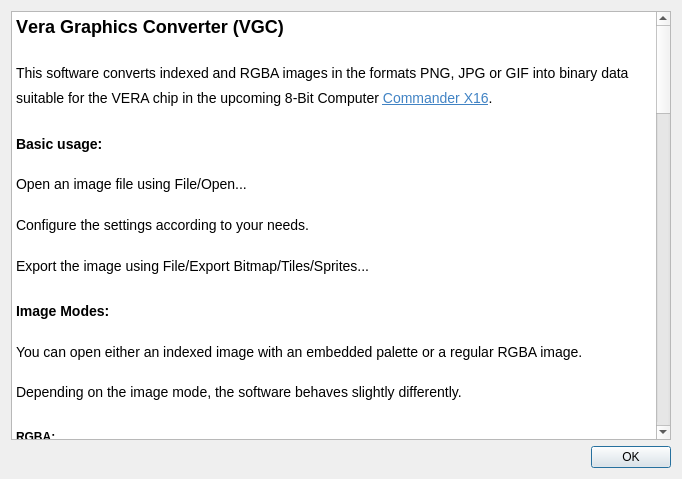
<?xml version="1.0" encoding="UTF-8"?>
<ui version="4.0">
 <class>Help</class>
 <widget class="QDialog" name="Help">
  <property name="geometry">
   <rect>
    <x>0</x>
    <y>0</y>
    <width>682</width>
    <height>479</height>
   </rect>
  </property>
  <property name="windowTitle">
   <string>Help</string>
  </property>
  <layout class="QGridLayout" name="gridLayout">
   <item row="0" column="0">
    <layout class="QVBoxLayout" name="verticalLayout">
     <item>
      <widget class="QTextEdit" name="textEdit">
       <property name="undoRedoEnabled">
        <bool>false</bool>
       </property>
       <property name="html">
        <string>&lt;!DOCTYPE HTML PUBLIC &quot;-//W3C//DTD HTML 4.0//EN&quot; &quot;http://www.w3.org/TR/REC-html40/strict.dtd&quot;&gt;
&lt;html&gt;&lt;head&gt;&lt;meta name=&quot;qrichtext&quot; content=&quot;1&quot; /&gt;&lt;title&gt;Readme&lt;/title&gt;&lt;style type=&quot;text/css&quot;&gt;
p, li { white-space: pre-wrap; }
&lt;/style&gt;&lt;/head&gt;&lt;body style=&quot; font-family:'.AppleSystemUIFont'; font-size:13pt; font-weight:400; font-style:normal;&quot; bgcolor=&quot;#ffffff&quot;&gt;
&lt;h2 style=&quot; margin-top:20px; margin-bottom:10px; margin-left:0px; margin-right:0px; -qt-block-indent:0; text-indent:0px; line-height:160%;&quot;&gt;&lt;a name=&quot;toc_0&quot;&gt;&lt;/a&gt;&lt;span style=&quot; font-family:'Helvetica','arial','sans-serif'; font-size:x-large; font-weight:600; color:#000000;&quot;&gt;V&lt;/span&gt;&lt;span style=&quot; font-family:'Helvetica','arial','sans-serif'; font-size:x-large; font-weight:600; color:#000000;&quot;&gt;era Graphics Converter (VGC)&lt;/span&gt;&lt;span style=&quot; font-family:'Helvetica','arial','sans-serif'; font-size:x-large; font-weight:600;&quot;&gt; &lt;/span&gt;&lt;/h2&gt;
&lt;p style=&quot; margin-top:15px; margin-bottom:15px; margin-left:0px; margin-right:0px; -qt-block-indent:0; text-indent:0px; line-height:160%;&quot;&gt;&lt;span style=&quot; font-family:'Helvetica','arial','sans-serif'; font-size:14px;&quot;&gt;This software converts indexed and RGBA images in the formats PNG, JPG or GIF into binary data suitable for the VERA chip in the upcoming 8-Bit Computer &lt;/span&gt;&lt;a href=&quot;https://www.commanderx16.com&quot;&gt;&lt;span style=&quot; font-family:'Helvetica','arial','sans-serif'; font-size:14px; text-decoration: underline; color:#4183c4;&quot;&gt;Commander X16&lt;/span&gt;&lt;/a&gt;&lt;span style=&quot; font-family:'Helvetica','arial','sans-serif'; font-size:14px;&quot;&gt;. &lt;/span&gt;&lt;/p&gt;
&lt;h3 style=&quot; margin-top:20px; margin-bottom:10px; margin-left:0px; margin-right:0px; -qt-block-indent:0; text-indent:0px; line-height:160%;&quot;&gt;&lt;a name=&quot;toc_1&quot;&gt;&lt;/a&gt;&lt;span style=&quot; font-family:'Helvetica','arial','sans-serif'; font-size:large; font-weight:600;&quot;&gt;B&lt;/span&gt;&lt;span style=&quot; font-family:'Helvetica','arial','sans-serif'; font-size:large; font-weight:600;&quot;&gt;asic usage:&lt;/span&gt;&lt;span style=&quot; font-family:'Helvetica','arial','sans-serif'; font-size:large; font-weight:600;&quot;&gt; &lt;/span&gt;&lt;/h3&gt;
&lt;p style=&quot; margin-top:15px; margin-bottom:15px; margin-left:0px; margin-right:0px; -qt-block-indent:0; text-indent:0px; line-height:160%;&quot;&gt;&lt;span style=&quot; font-family:'Helvetica','arial','sans-serif'; font-size:14px;&quot;&gt;Open an image file using File/Open... &lt;/span&gt;&lt;/p&gt;
&lt;p style=&quot; margin-top:15px; margin-bottom:15px; margin-left:0px; margin-right:0px; -qt-block-indent:0; text-indent:0px; line-height:160%;&quot;&gt;&lt;span style=&quot; font-family:'Helvetica','arial','sans-serif'; font-size:14px;&quot;&gt;Configure the settings according to your needs. &lt;/span&gt;&lt;/p&gt;
&lt;p style=&quot; margin-top:15px; margin-bottom:15px; margin-left:0px; margin-right:0px; -qt-block-indent:0; text-indent:0px; line-height:160%;&quot;&gt;&lt;span style=&quot; font-family:'Helvetica','arial','sans-serif'; font-size:14px;&quot;&gt;Export the image using File/Export Bitmap/Tiles/Sprites... &lt;/span&gt;&lt;/p&gt;
&lt;h3 style=&quot; margin-top:20px; margin-bottom:10px; margin-left:0px; margin-right:0px; -qt-block-indent:0; text-indent:0px; line-height:160%;&quot;&gt;&lt;a name=&quot;toc_2&quot;&gt;&lt;/a&gt;&lt;span style=&quot; font-family:'Helvetica','arial','sans-serif'; font-size:large; font-weight:600;&quot;&gt;I&lt;/span&gt;&lt;span style=&quot; font-family:'Helvetica','arial','sans-serif'; font-size:large; font-weight:600;&quot;&gt;mage Modes:&lt;/span&gt;&lt;span style=&quot; font-family:'Helvetica','arial','sans-serif'; font-size:large; font-weight:600;&quot;&gt; &lt;/span&gt;&lt;/h3&gt;
&lt;p style=&quot; margin-top:15px; margin-bottom:15px; margin-left:0px; margin-right:0px; -qt-block-indent:0; text-indent:0px; line-height:160%;&quot;&gt;&lt;span style=&quot; font-family:'Helvetica','arial','sans-serif'; font-size:14px;&quot;&gt;You can open either an indexed image with an embedded palette or a regular RGBA image. &lt;/span&gt;&lt;/p&gt;
&lt;p style=&quot; margin-top:15px; margin-bottom:15px; margin-left:0px; margin-right:0px; -qt-block-indent:0; text-indent:0px; line-height:160%;&quot;&gt;&lt;span style=&quot; font-family:'Helvetica','arial','sans-serif'; font-size:14px;&quot;&gt;Depending on the image mode, the software behaves slightly differently. &lt;/span&gt;&lt;/p&gt;
&lt;h4 style=&quot; margin-top:20px; margin-bottom:10px; margin-left:0px; margin-right:0px; -qt-block-indent:0; text-indent:0px; line-height:160%;&quot;&gt;&lt;a name=&quot;toc_3&quot;&gt;&lt;/a&gt;&lt;span style=&quot; font-family:'Helvetica','arial','sans-serif'; font-size:medium; font-weight:600;&quot;&gt;R&lt;/span&gt;&lt;span style=&quot; font-family:'Helvetica','arial','sans-serif'; font-size:medium; font-weight:600;&quot;&gt;GBA:&lt;/span&gt;&lt;span style=&quot; font-family:'Helvetica','arial','sans-serif'; font-size:medium; font-weight:600;&quot;&gt; &lt;/span&gt;&lt;/h4&gt;
&lt;p style=&quot; margin-top:15px; margin-bottom:15px; margin-left:0px; margin-right:0px; -qt-block-indent:0; text-indent:0px; line-height:160%;&quot;&gt;&lt;span style=&quot; font-family:'Helvetica','arial','sans-serif'; font-size:14px;&quot;&gt;In RGBA mode, VGC needs to match the pixel colors to the colors in the palette. This can be done by comparing color similarity in RGB (Red, Green, Blue), HSL (Hue, Saturation, Lightness) or HSV (Hue, Saturation, Brightness) mode. Select the conversion strategy that works best for your image. Ideally load a palette that matches all colors in the image. &lt;/span&gt;&lt;/p&gt;
&lt;p style=&quot; margin-top:15px; margin-bottom:15px; margin-left:0px; margin-right:0px; -qt-block-indent:0; text-indent:0px; line-height:160%;&quot;&gt;&lt;span style=&quot; font-family:'Helvetica','arial','sans-serif'; font-size:14px;&quot;&gt;You can specify the bit depth of the image by changing the pixel mode. 1 Bit per Pixel results in 2 colors, 2 Bits per Pixel result in 4 colors, 4 Bits per Pixel result in 16 colors and 8 Bits per Pixel uses the whole palette of 256 colors. &lt;/span&gt;&lt;/p&gt;
&lt;p style=&quot; margin-top:15px; margin-bottom:15px; margin-left:0px; margin-right:0px; -qt-block-indent:0; text-indent:0px; line-height:160%;&quot;&gt;&lt;span style=&quot; font-family:'Helvetica','arial','sans-serif'; font-size:14px;&quot;&gt;The colors usable by the image depend on the palette offset. &lt;/span&gt;&lt;/p&gt;
&lt;h4 style=&quot; margin-top:20px; margin-bottom:10px; margin-left:0px; margin-right:0px; -qt-block-indent:0; text-indent:0px; line-height:160%;&quot;&gt;&lt;a name=&quot;toc_4&quot;&gt;&lt;/a&gt;&lt;span style=&quot; font-family:'Helvetica','arial','sans-serif'; font-size:medium; font-weight:600;&quot;&gt;I&lt;/span&gt;&lt;span style=&quot; font-family:'Helvetica','arial','sans-serif'; font-size:medium; font-weight:600;&quot;&gt;ndexed:&lt;/span&gt;&lt;span style=&quot; font-family:'Helvetica','arial','sans-serif'; font-size:medium; font-weight:600;&quot;&gt; &lt;/span&gt;&lt;/h4&gt;
&lt;p style=&quot; margin-top:15px; margin-bottom:15px; margin-left:0px; margin-right:0px; -qt-block-indent:0; text-indent:0px; line-height:160%;&quot;&gt;&lt;span style=&quot; font-family:'Helvetica','arial','sans-serif'; font-size:14px;&quot;&gt;In indexed mode VGC assumes that all pixels in the image have the correct index. It is still necessary to select the correct palette offset to give a correct export. On export the palette offset is subtracted and the index value capped on the selected pixel mode. &lt;/span&gt;&lt;/p&gt;
&lt;h4 style=&quot; margin-top:20px; margin-bottom:10px; margin-left:0px; margin-right:0px; -qt-block-indent:0; text-indent:0px; line-height:160%;&quot;&gt;&lt;a name=&quot;toc_5&quot;&gt;&lt;/a&gt;&lt;span style=&quot; font-family:'Helvetica','arial','sans-serif'; font-size:medium; font-weight:600;&quot;&gt;T&lt;/span&gt;&lt;span style=&quot; font-family:'Helvetica','arial','sans-serif'; font-size:medium; font-weight:600;&quot;&gt;ransparency&lt;/span&gt;&lt;span style=&quot; font-family:'Helvetica','arial','sans-serif'; font-size:medium; font-weight:600;&quot;&gt; &lt;/span&gt;&lt;/h4&gt;
&lt;p style=&quot; margin-top:15px; margin-bottom:15px; margin-left:0px; margin-right:0px; -qt-block-indent:0; text-indent:0px; line-height:160%;&quot;&gt;&lt;span style=&quot; font-family:'Helvetica','arial','sans-serif'; font-size:14px;&quot;&gt;Any pixel in the image that has an alpha value of 255 is set to the index selected in &amp;quot;Transparent Color Index&amp;quot;. The minimum value is the palette offset. &lt;/span&gt;&lt;/p&gt;
&lt;h4 style=&quot; margin-top:20px; margin-bottom:10px; margin-left:0px; margin-right:0px; -qt-block-indent:0; text-indent:0px; line-height:160%;&quot;&gt;&lt;a name=&quot;toc_6&quot;&gt;&lt;/a&gt;&lt;span style=&quot; font-family:'Helvetica','arial','sans-serif'; font-size:medium; font-weight:600;&quot;&gt;I&lt;/span&gt;&lt;span style=&quot; font-family:'Helvetica','arial','sans-serif'; font-size:medium; font-weight:600;&quot;&gt;mage Mode:&lt;/span&gt;&lt;span style=&quot; font-family:'Helvetica','arial','sans-serif'; font-size:medium; font-weight:600;&quot;&gt; &lt;/span&gt;&lt;/h4&gt;
&lt;p style=&quot; margin-top:15px; margin-bottom:15px; margin-left:0px; margin-right:0px; -qt-block-indent:0; text-indent:0px; line-height:160%;&quot;&gt;&lt;span style=&quot; font-family:'Helvetica','arial','sans-serif'; font-size:14px;&quot;&gt;The VERA Graphic chip has three modes. Bitmap, tiled with a tile dimension of 8 * 8 pixels and tiled with a tile dimension of 16 * 16 pixels. Both tile modes split the image in separate tiles and limit their number to 256, since the VERA chip cannot address more than 256 tiles. It is also possible to limit their number even further. &lt;/span&gt;&lt;/p&gt;
&lt;p style=&quot; margin-top:15px; margin-bottom:15px; margin-left:0px; margin-right:0px; -qt-block-indent:0; text-indent:0px; line-height:160%;&quot;&gt;&lt;span style=&quot; font-family:'Helvetica','arial','sans-serif'; font-size:14px;&quot;&gt;To use a tile mode the width and height of your image must be divisible by 8 or 16. &lt;/span&gt;&lt;/p&gt;
&lt;p style=&quot; margin-top:15px; margin-bottom:15px; margin-left:0px; margin-right:0px; -qt-block-indent:0; text-indent:0px; line-height:160%;&quot;&gt;&lt;span style=&quot; font-family:'Helvetica','arial','sans-serif'; font-size:14px;&quot;&gt;The VERA chips supports 4 different resolutions: 640x480, 320x480, 640x240 and 320x240. VGC does not enforce these resolutions. &lt;/span&gt;&lt;/p&gt;
&lt;p style=&quot; margin-top:15px; margin-bottom:15px; margin-left:0px; margin-right:0px; -qt-block-indent:0; text-indent:0px; line-height:160%;&quot;&gt;&lt;span style=&quot; font-family:'Helvetica','arial','sans-serif'; font-size:14px;&quot;&gt;It is also possible to generate sprite maps. In sprite mode the tiles can have 8, 16, 32 or 64 pixels in width or height. They are however limited to 128 tiles, and similarly, the source images dimensions have to be divisible by the tile dimensions. Sprites can only have a color depth of 4 or 8 Bits per Pixel. &lt;/span&gt;&lt;/p&gt;
&lt;h4 style=&quot; margin-top:20px; margin-bottom:10px; margin-left:0px; margin-right:0px; -qt-block-indent:0; text-indent:0px; line-height:160%;&quot;&gt;&lt;a name=&quot;toc_7&quot;&gt;&lt;/a&gt;&lt;span style=&quot; font-family:'Helvetica','arial','sans-serif'; font-size:medium; font-weight:600;&quot;&gt;P&lt;/span&gt;&lt;span style=&quot; font-family:'Helvetica','arial','sans-serif'; font-size:medium; font-weight:600;&quot;&gt;RG File Header&lt;/span&gt;&lt;span style=&quot; font-family:'Helvetica','arial','sans-serif'; font-size:medium; font-weight:600;&quot;&gt; &lt;/span&gt;&lt;/h4&gt;
&lt;p style=&quot; margin-top:15px; margin-bottom:15px; margin-left:0px; margin-right:0px; -qt-block-indent:0; text-indent:0px; line-height:160%;&quot;&gt;&lt;span style=&quot; font-family:'Helvetica','arial','sans-serif'; font-size:14px;&quot;&gt;It is possible to save the exported binary file with 2 leading bytes. This is necessary for some load routines in the Commander X16 Kernal. &lt;/span&gt;&lt;/p&gt;
&lt;h4 style=&quot; margin-top:20px; margin-bottom:10px; margin-left:0px; margin-right:0px; -qt-block-indent:0; text-indent:0px; line-height:160%;&quot;&gt;&lt;a name=&quot;toc_8&quot;&gt;&lt;/a&gt;&lt;span style=&quot; font-family:'Helvetica','arial','sans-serif'; font-size:medium; font-weight:600;&quot;&gt;S&lt;/span&gt;&lt;span style=&quot; font-family:'Helvetica','arial','sans-serif'; font-size:medium; font-weight:600;&quot;&gt;plitting files&lt;/span&gt;&lt;span style=&quot; font-family:'Helvetica','arial','sans-serif'; font-size:medium; font-weight:600;&quot;&gt; &lt;/span&gt;&lt;/h4&gt;
&lt;p style=&quot; margin-top:15px; margin-bottom:15px; margin-left:0px; margin-right:0px; -qt-block-indent:0; text-indent:0px; line-height:160%;&quot;&gt;&lt;span style=&quot; font-family:'Helvetica','arial','sans-serif'; font-size:14px;&quot;&gt;The exported files can be saved in chunks of a given size. The VERA Video RAM is paged in pages of 2048 bytes. Files can be split at any page, depending on how you want to store or load your data. The PRG File Header is saved to every individual file. &lt;/span&gt;&lt;/p&gt;
&lt;h3 style=&quot; margin-top:20px; margin-bottom:10px; margin-left:0px; margin-right:0px; -qt-block-indent:0; text-indent:0px; line-height:160%;&quot;&gt;&lt;a name=&quot;toc_9&quot;&gt;&lt;/a&gt;&lt;span style=&quot; font-family:'Helvetica','arial','sans-serif'; font-size:large; font-weight:600;&quot;&gt;T&lt;/span&gt;&lt;span style=&quot; font-family:'Helvetica','arial','sans-serif'; font-size:large; font-weight:600;&quot;&gt;he Palette&lt;/span&gt;&lt;span style=&quot; font-family:'Helvetica','arial','sans-serif'; font-size:large; font-weight:600;&quot;&gt; &lt;/span&gt;&lt;/h3&gt;
&lt;p style=&quot; margin-top:15px; margin-bottom:15px; margin-left:0px; margin-right:0px; -qt-block-indent:0; text-indent:0px; line-height:160%;&quot;&gt;&lt;span style=&quot; font-family:'Helvetica','arial','sans-serif'; font-size:14px;&quot;&gt;You can load and save the color palette in the Format used by the &lt;/span&gt;&lt;a href=&quot;https:://www.gimp.org&quot;&gt;&lt;span style=&quot; font-family:'Helvetica','arial','sans-serif'; font-size:14px; text-decoration: underline; color:#4183c4;&quot;&gt;Gnu Image Manipulation Program (GIMP)&lt;/span&gt;&lt;/a&gt;&lt;span style=&quot; font-family:'Helvetica','arial','sans-serif'; font-size:14px;&quot;&gt; &lt;/span&gt;&lt;/p&gt;
&lt;p style=&quot; margin-top:15px; margin-bottom:15px; margin-left:0px; margin-right:0px; -qt-block-indent:0; text-indent:0px; line-height:160%;&quot;&gt;&lt;span style=&quot; font-family:'Helvetica','arial','sans-serif'; font-size:14px;&quot;&gt;Other software like &lt;/span&gt;&lt;a href=&quot;https://www.aseprite.org/&quot;&gt;&lt;span style=&quot; font-family:'Helvetica','arial','sans-serif'; font-size:14px; text-decoration: underline; color:#4183c4;&quot;&gt;Aseprite&lt;/span&gt;&lt;/a&gt;&lt;span style=&quot; font-family:'Helvetica','arial','sans-serif'; font-size:14px;&quot;&gt; can read and save this format too. &lt;/span&gt;&lt;/p&gt;
&lt;p style=&quot; margin-top:15px; margin-bottom:15px; margin-left:0px; margin-right:0px; -qt-block-indent:0; text-indent:0px; line-height:160%;&quot;&gt;&lt;span style=&quot; font-family:'Helvetica','arial','sans-serif'; font-size:14px;&quot;&gt;You can also export the palette in the format used by the VERA chip. The PRG Header option is applied to this as well. The file splitting is not. &lt;/span&gt;&lt;/p&gt;
&lt;h3 style=&quot; margin-top:20px; margin-bottom:10px; margin-left:0px; margin-right:0px; -qt-block-indent:0; text-indent:0px; line-height:160%;&quot;&gt;&lt;a name=&quot;toc_10&quot;&gt;&lt;/a&gt;&lt;span style=&quot; font-family:'Helvetica','arial','sans-serif'; font-size:large; font-weight:600;&quot;&gt;A&lt;/span&gt;&lt;span style=&quot; font-family:'Helvetica','arial','sans-serif'; font-size:large; font-weight:600;&quot;&gt;nalyzing the image.&lt;/span&gt;&lt;span style=&quot; font-family:'Helvetica','arial','sans-serif'; font-size:large; font-weight:600;&quot;&gt; &lt;/span&gt;&lt;/h3&gt;
&lt;p style=&quot; margin-top:15px; margin-bottom:15px; margin-left:0px; margin-right:0px; -qt-block-indent:0; text-indent:0px; line-height:160%;&quot;&gt;&lt;span style=&quot; font-family:'Helvetica','arial','sans-serif'; font-size:14px;&quot;&gt;You can double click on colors in the palette to change them. &lt;/span&gt;&lt;/p&gt;
&lt;p style=&quot; margin-top:15px; margin-bottom:15px; margin-left:0px; margin-right:0px; -qt-block-indent:0; text-indent:0px; line-height:160%;&quot;&gt;&lt;span style=&quot; font-family:'Helvetica','arial','sans-serif'; font-size:14px;&quot;&gt;When you hold the left mouse button on a color in the palette, the parts of the image using this color are highlighted. &lt;/span&gt;&lt;/p&gt;
&lt;p style=&quot; margin-top:15px; margin-bottom:15px; margin-left:0px; margin-right:0px; -qt-block-indent:0; text-indent:0px; line-height:160%;&quot;&gt;&lt;span style=&quot; font-family:'Helvetica','arial','sans-serif'; font-size:14px;&quot;&gt;Similarly, when you click on the image the color in the palette is also highlighted. &lt;/span&gt;&lt;/p&gt;&lt;/body&gt;&lt;/html&gt;</string>
       </property>
       <property name="textInteractionFlags">
        <set>Qt::LinksAccessibleByMouse|Qt::TextSelectableByKeyboard|Qt::TextSelectableByMouse</set>
       </property>
      </widget>
     </item>
     <item>
      <widget class="QDialogButtonBox" name="buttonBox">
       <property name="orientation">
        <enum>Qt::Horizontal</enum>
       </property>
       <property name="standardButtons">
        <set>QDialogButtonBox::Ok</set>
       </property>
      </widget>
     </item>
    </layout>
   </item>
  </layout>
 </widget>
 <resources/>
 <connections>
  <connection>
   <sender>buttonBox</sender>
   <signal>accepted()</signal>
   <receiver>Help</receiver>
   <slot>accept()</slot>
   <hints>
    <hint type="sourcelabel">
     <x>248</x>
     <y>254</y>
    </hint>
    <hint type="destinationlabel">
     <x>157</x>
     <y>274</y>
    </hint>
   </hints>
  </connection>
  <connection>
   <sender>buttonBox</sender>
   <signal>rejected()</signal>
   <receiver>Help</receiver>
   <slot>reject()</slot>
   <hints>
    <hint type="sourcelabel">
     <x>316</x>
     <y>260</y>
    </hint>
    <hint type="destinationlabel">
     <x>286</x>
     <y>274</y>
    </hint>
   </hints>
  </connection>
 </connections>
</ui>
